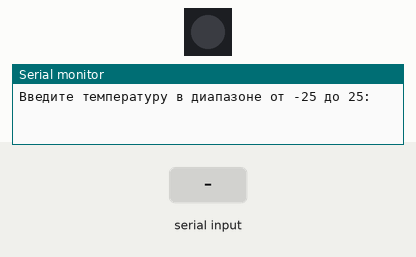
The sketch below on a simulated Arduino Mega 2560, built with avr-gcc and run on an emulated ATmega2560. Shown: 1 RGB LEDs in strip order, left to right, the last lines printed to the serial monitor. The inputs (shaded band) are chosen by the test bench.

Above: at 1.2 s.
1.3 s: "0\n" received over Serial
At 2.2 s:
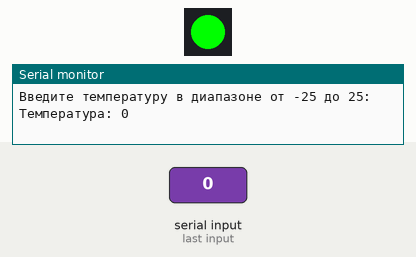
2.8 s: "5\n" received over Serial
At 3.3 s:
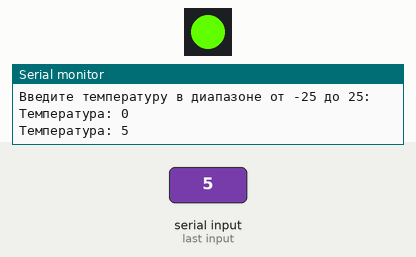
Timing chart, 0 to 5.8 s (numbered marks = the images above; inputs shaded):
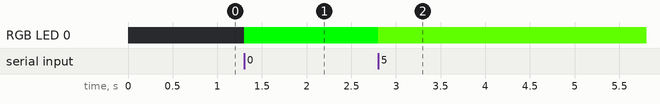

The sketch:

RGB_temperature_gradient.ino
```cpp
#include <Adafruit_NeoPixel.h>

#define PIN            48    // Пин, к которому подключен NeoPixel
#define NUMPIXELS      1     // Количество NeoPixel

Adafruit_NeoPixel pixels(NUMPIXELS, PIN, NEO_GRB + NEO_KHZ800);

int minTemp = -25;
int maxTemp = 25;

void setup() {
  Serial.begin(115200);
  pixels.begin(); // Инициализация NeoPixel
  Serial.println("Введите температуру в диапазоне от -25 до 25:");
}

void loop() {
  if (Serial.available() > 0) {
    int temp = Serial.parseInt();
    if (temp >= minTemp && temp <= maxTemp) {
      setPixelColor(temp);
      Serial.print("Температура: ");
      Serial.println(temp);
    } else {
      Serial.println("Ошибка: Введите число от -25 до 25.");
    }
    Serial.read();
  }
}

void setPixelColor(int temp) {
  if (temp == 0) {
    // При 0°C устанавливаем зелёный цвет
    pixels.setPixelColor(0, pixels.Color(0, 255, 0)); // Зелёный цвет (R=0, G=255, B=0)
  } else if (temp > 0 && temp <= 13) {
    // От 0°C до 13°C: плавный переход от зелёного к жёлтому
    float ratio = (float)(temp - 0) / (13 - 0); // Нормализация в диапазоне 0-13
    uint8_t red = map(ratio * 100, 0, 100, 0, 255); // Зелёный -> Жёлтый (R увеличивается)
    uint8_t green = 255; // Зелёный остаётся максимальным
    uint8_t blue = 0; // Синий отсутствует
    pixels.setPixelColor(0, pixels.Color(red, green, blue));
  } else if (temp > 13 && temp <= 25) {
    // От 13°C до 25°C: плавный переход от жёлтого к красному
    float ratio = (float)(temp - 13) / (25 - 13); // Нормализация в диапазоне 13-25
    uint8_t red = 255; // Красный остаётся максимальным
    uint8_t green = map(ratio * 100, 0, 100, 255, 0); // Зелёный уменьшается
    uint8_t blue = 0; // Синий отсутствует
    pixels.setPixelColor(0, pixels.Color(red, green, blue));
  } else if (temp < 0 && temp >= -13) {
    // От -13°C до 0°C: плавный переход от голубого к зелёному
    float ratio = (float)(temp - (-13)) / (0 - (-13)); // Нормализация в диапазоне -13-0
    uint8_t red = 0; // Красный отсутствует
    uint8_t green = map(ratio * 100, 0, 100, 255, 255); // Зелёный остаётся максимальным
    uint8_t blue = map(ratio * 100, 0, 100, 255, 0); // Синий уменьшается
    pixels.setPixelColor(0, pixels.Color(red, green, blue));
  } else if (temp < -13 && temp >= -25) {
    // От -25°C до -13°C: плавный переход от синего к голубому
    float ratio = (float)(temp - (-25)) / (-13 - (-25)); // Нормализация в диапазоне -25--13
    uint8_t red = 0; // Красный отсутствует
    uint8_t green = map(ratio * 100, 0, 100, 0, 255); // Зелёный увеличивается
    uint8_t blue = 255; // Синий остаётся максимальным
    pixels.setPixelColor(0, pixels.Color(red, green, blue));
  }
  pixels.show();
}
```

Measured:
- after the input at 1.3 s, RGB LED 0: off → RGB(0, 255, 0) at once
- after the input at 2.8 s, RGB LED 0: RGB(0, 255, 0) → RGB(96, 255, 0) at once
